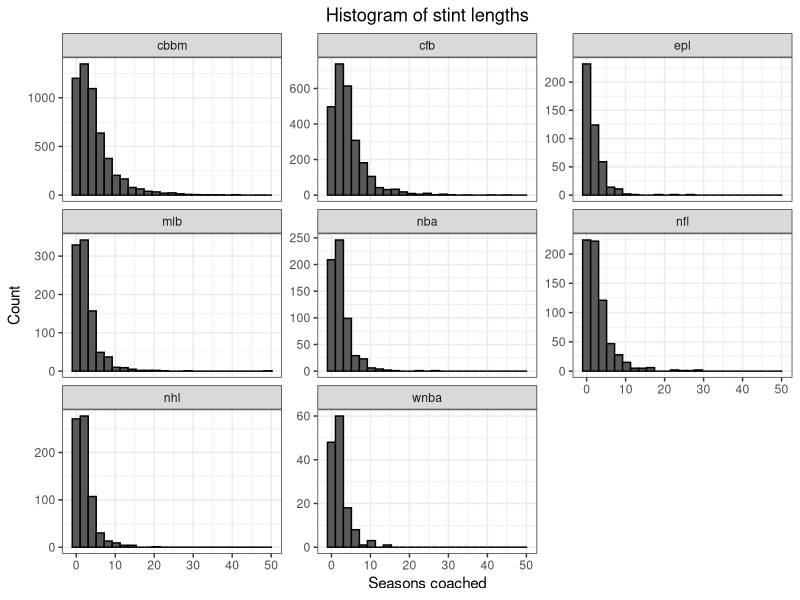
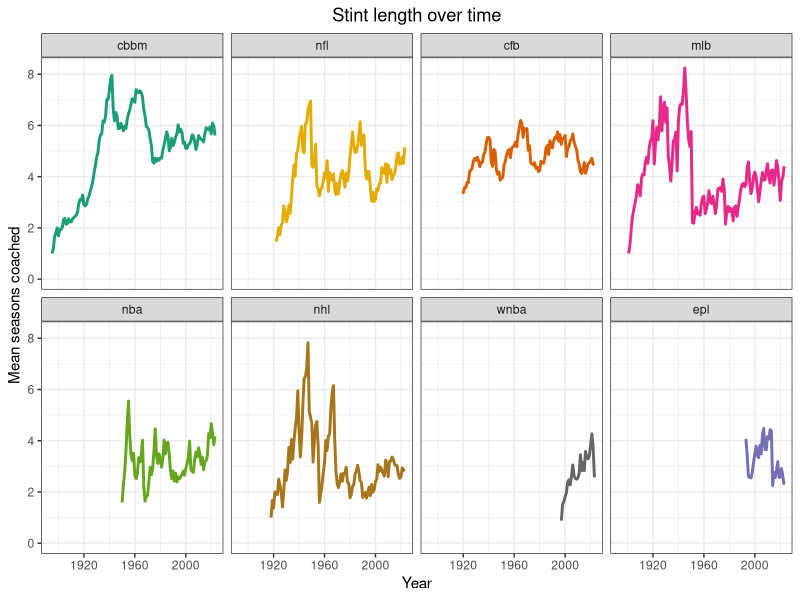
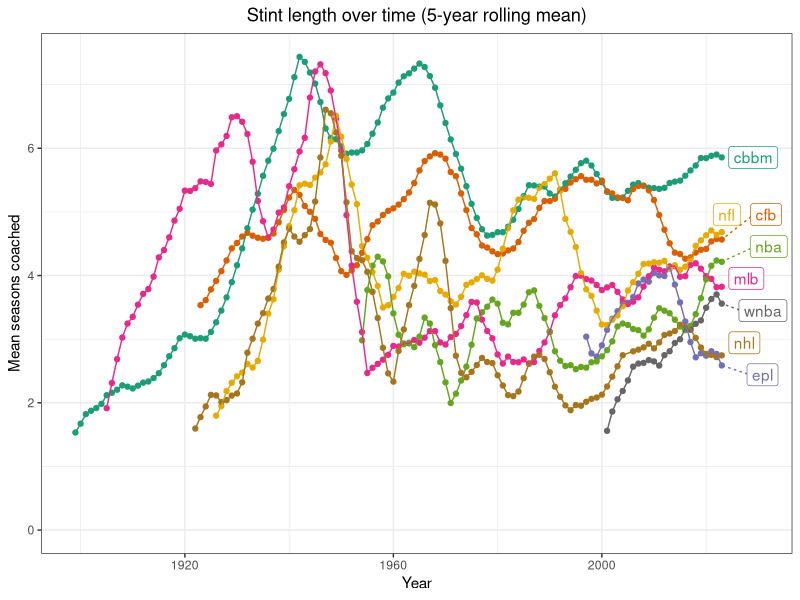
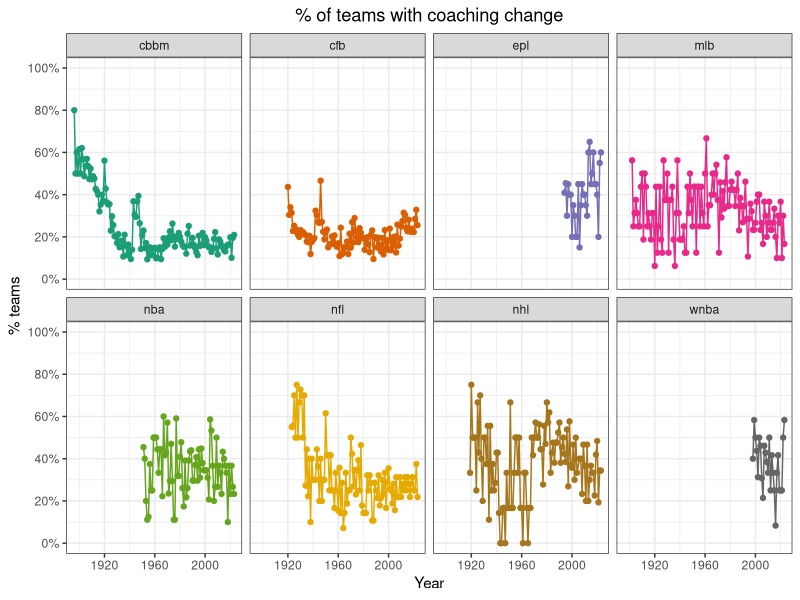
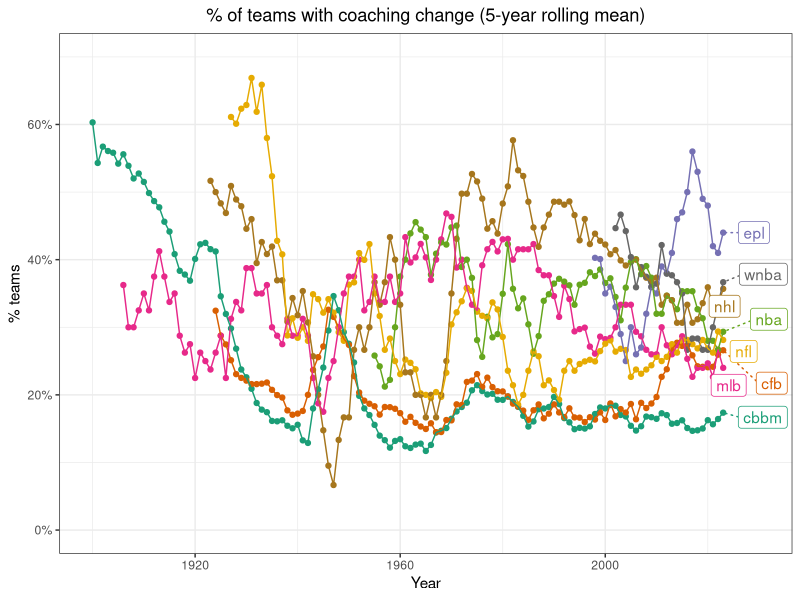
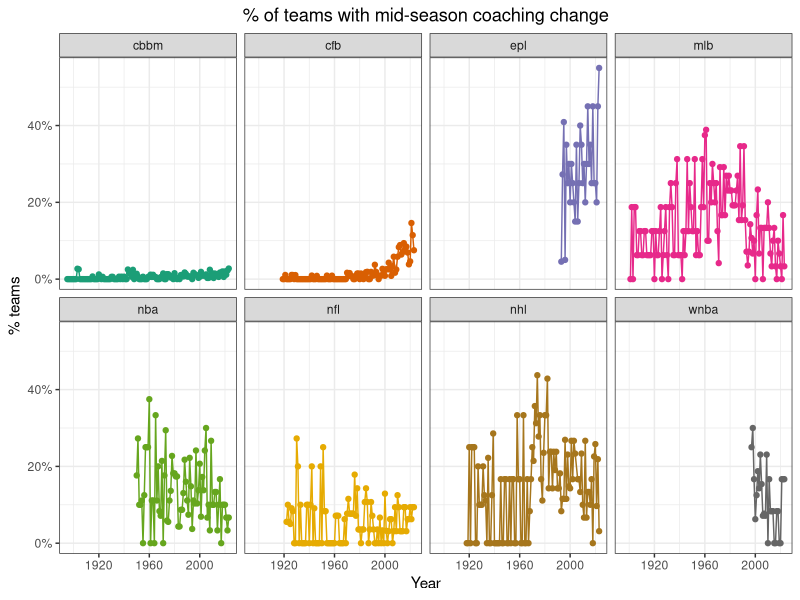
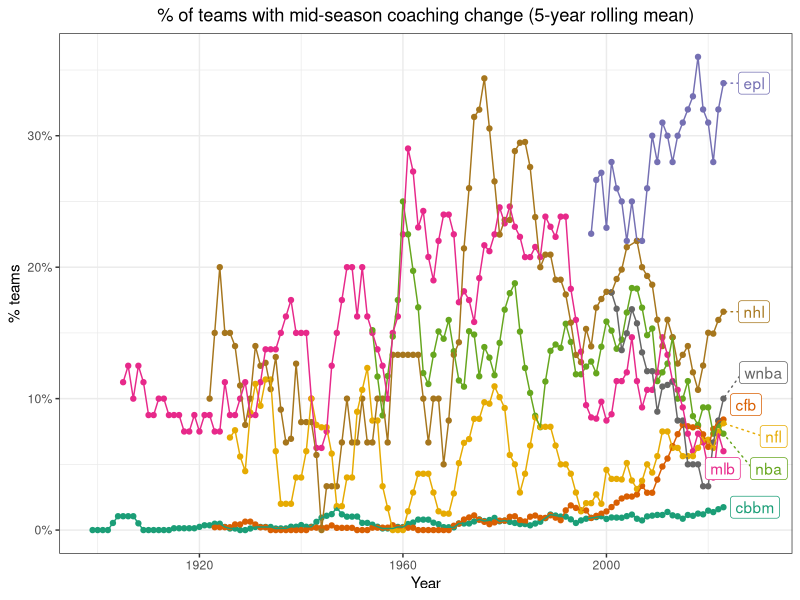

These figures' R source, in order:
## ---- chunk 1

library(tidyverse)
library(ggrepel)
library(knitr)
library(kableExtra)

opts_chunk$set(echo = FALSE, warning = FALSE, message = FALSE)

### import files
season_sum_alt <- read.csv("data (public)//coaching carousel//season_sum_alt.csv", na = "")
coach_last <- read.csv("data (public)//coaching carousel//coach_last.csv", na = "")
season_any_change <- read.csv("data (public)//coaching carousel//season_any_change.csv", na = "")
season_change <- read.csv("data (public)//coaching carousel//season_change.csv", na = "")

### color scheme for leagues
colPal <- RColorBrewer::brewer.pal(length(unique(season_sum_alt$sport)), name = "Dark2")
names(colPal) <- unique(season_sum_alt$sport)

## ---- chunk 2
### league summary
# don't use underscores in R chunk label or else #tab label appears
sum_ovr <- coach_last %>%
  filter(!is.na(cum_season)) %>% 
  group_by(sport) %>% 
  summarise(
    start = min(min_yr),
    end = max(min_yr),
    n = n(),
    mean = mean(cum_season),
    median = median(cum_season),
    sd = sd(cum_season)
  ) %>% 
  arrange(desc(mean))

sum_ovr %>% 
  select(League = sport, Start = start, End = end,
         `# of Coach Stints` = n, Mean = mean, Median = median, SD = sd) %>% 
  kbl(digits = 1,
        caption = "<center>Overall summary of stint lengths for each league</center>") %>% 
  kable_styling(full_width = FALSE, bootstrap_options = c("striped", "hover"))

## ---- chunk 3
# histogram of stint lengths by league
coach_last %>% 
  ggplot(aes(cum_season)) +
  geom_histogram(col = "black", bins = 25) +
  facet_wrap(~ sport, scales = "free_y") +
  labs(x = "Seasons coached", y = "Count", title = "Histogram of stint lengths") +
  theme_bw() +
  theme(plot.title = element_text(hjust = 0.5))
## ---- chunk 4

# facet - individual seasons
season_sum_alt %>% 
  pivot_longer(
    cols = c(mean_season, med_season),
    names_to = "stat",
    values_to = "seasons"
  ) %>% 
  filter(stat == "mean_season") %>% 
  mutate(
    sport = fct_reorder(sport, seasons, tail, n = 1, .desc = TRUE)
  ) %>% 
  ggplot(aes(x = year, y = seasons, col = sport)) +
  geom_line(size = 1) +
  facet_wrap(~ sport, nrow = 2) +
  scale_y_continuous(limits = c(0, NA)) +
  scale_color_manual(values = colPal, guide = "none") +
  labs(x = "Year", y = "Mean seasons coached", color = "Sport", title = "Stint length over time") +
  theme_bw() +
  theme(plot.title = element_text(hjust = 0.5))

## ---- chunk 5

# rolling average
season_sum_alt %>% 
  pivot_longer(
    cols = c(mean_season, med_season),
    names_to = "stat",
    values_to = "seasons"
  ) %>% 
  filter(stat == "mean_season") %>% 
  group_by(sport) %>% 
  mutate(ma5 = zoo::rollapply(seasons, 5, mean, fill = NA, align = "right")) %>%
  filter(!is.na(ma5)) %>% 
  mutate(lab = if_else(year == max(year), sport, NA_character_)) %>% 
  ggplot(aes(x = year, y = ma5, col = fct_reorder2(sport, year, ma5))) +
  geom_point() +
  geom_line() +
  geom_label_repel(aes(label = lab),
                            nudge_x = 6, segment.linetype = 3, segment.size = 0.5) +
  scale_x_continuous(limits = c(NA, 2030)) +
  scale_y_continuous(limits = c(0, NA)) +
  scale_color_manual(values = colPal, guide = "none") +
  labs(x = "Year", y = "Mean seasons coached", color = "Sport",
       title = "Stint length over time (5-year rolling mean)") +
  theme_bw() +
  theme(plot.title = element_text(hjust = 0.5))

## ---- chunk 6

### longest stints overall
exp_high_ovr <- season_sum_alt %>% 
  filter(!is.na(mean_season)) %>% 
  slice_max(mean_season, n = 10)

exp_high_ovr %>% 
  select(League = sport, Season = year, Teams = teams, `Teams with data` = non_na,
         Mean = mean_season, Median = med_season, SD = sd_season) %>% 
  kbl(digits = 1,
      caption = "<center>Seasons with the largest average stint lengths</center>") %>% 
  kable_styling(full_width = FALSE, bootstrap_options = c("striped", "hover"))

## ---- chunk 7

### longest stints overall since 1980
exp_hig_ovr_1980 <- season_sum_alt %>% 
  filter(
    !is.na(mean_season),
    year >= 1980
  ) %>% 
  slice_max(mean_season, n = 10)

exp_hig_ovr_1980 %>% 
  select(League = sport, Season = year, Teams = teams, `Teams with data` = non_na,
         Mean = mean_season, Median = med_season, SD = sd_season) %>% 
  kbl(digits = 1,
      caption = "<center>Seasons since 1980 with the largest average stint lengths</center>") %>% 
  kable_styling(full_width = FALSE, bootstrap_options = c("striped", "hover"))

## ---- chunk 8

# facet - individual season
season_any_change %>% 
  group_by(sport) %>%
  filter(year != min(year)) %>% 
  ungroup() %>% 
  ggplot(aes(x = year, y = per_change, col = sport)) +
  geom_point() +
  geom_line() +
  facet_wrap(~ sport, nrow = 2) +
  scale_y_continuous(limits = c(0, 1), breaks = seq(0, 1, by = 0.2),
                     labels = scales::percent_format()) +
  scale_color_manual(values = colPal, guide = "none") +
  labs(x = "Year", y = "% teams", color = "Sport", title = "% of teams with coaching change") +
  theme_bw() +
  theme(plot.title = element_text(hjust = 0.5))

## ---- chunk 9

# moving average
season_any_change %>% 
  group_by(sport) %>% 
  filter(year != min(year)) %>%  
  mutate(ma5 = zoo::rollapply(per_change, 5, mean, fill = NA, align = "right")) %>% 
  ungroup() %>% 
  filter(!is.na(ma5)) %>%
  mutate(lab = if_else(year == max(year), sport, NA_character_)) %>% 
  ggplot(aes(x = year, y = ma5, col = fct_reorder2(sport, year, ma5))) +
  geom_point() +
  geom_line() +
  geom_label_repel(
    aes(label = lab),
    nudge_x = 6, segment.linetype = 3, segment.size = 0.5
  ) +
  scale_x_continuous(limits = c(NA, 2030)) +
  scale_y_continuous(limits = c(0, 0.7), breaks = seq(0, 1, by = 0.2),
                     labels = scales::percent_format()) +
  scale_color_manual(values = colPal, guide = "none") +
  labs(x = "Year", y = "% teams", color = "Sport",
       title = "% of teams with coaching change (5-year rolling mean)") +
  theme_bw() +
  theme(plot.title = element_text(hjust = 0.5))

## ---- chunk 10

### any change since 1980
any_chg_high_ovr_1980 <- season_any_change %>% 
  group_by(sport) %>% 
  filter(year != min(year)) %>% 
  ungroup() %>% 
  filter(year >= 1980) %>% 
  slice_max(per_change, n = 10)

any_chg_high_ovr_1980 %>% 
  mutate(per_change = scales::percent(per_change, 1)) %>% 
  select(League = sport, Season = year, Teams = n, `Teams with coaching change` = n_change,
         `Percent of teams with change` = per_change) %>% 
  kbl(digits = 1,
      align = "lrrrr",
      caption = "<center>Seasons since 1980 with the most coaching changes</center>") %>% 
  kable_styling(full_width = FALSE, bootstrap_options = c("striped", "hover"))

## ---- chunk 11

# facet - individual season
season_change %>% 
  ggplot(aes(x = year, y = per_change, col = sport)) +
  geom_point() +
  geom_line() +
  facet_wrap(~ sport, nrow = 2) +
  scale_y_continuous(labels = scales::percent_format()) +
  scale_color_manual(values = colPal, guide = "none") +
  labs(x = "Year", y = "% teams", color = "Sport",
       title = "% of teams with mid-season coaching change") +
  theme_bw() +
  theme(plot.title = element_text(hjust = 0.5))

## ---- chunk 12

# moving average
season_change %>% 
  group_by(sport) %>% 
  mutate(ma5 = zoo::rollapply(per_change, 5, mean, fill = NA, align = "right")) %>% 
  ungroup() %>% 
  filter(!is.na(ma5)) %>%
  mutate(lab = if_else(year == max(year), sport, NA_character_)) %>% 
  ggplot(aes(x = year, y = ma5, col = fct_reorder2(sport, year, ma5))) +
  geom_point() +
  geom_line() +
  geom_label_repel(
    aes(label = lab),
    nudge_x = 6, segment.linetype = 3, segment.size = 0.5
  ) +
  scale_x_continuous(limits = c(NA, 2030)) +
  scale_y_continuous(labels = scales::percent_format()) +
  scale_color_manual(values = colPal, guide = "none") +
  labs(x = "Year", y = "% teams", color = "Sport",
       title = "% of teams with mid-season coaching change (5-year rolling mean)") +
  theme_bw() +
  theme(plot.title = element_text(hjust = 0.5))

## ---- chunk 13

### any change since 1980
chg_high_ovr <- season_change %>% 
  group_by(sport) %>% 
  filter(year != min(year)) %>% 
  ungroup() %>% 
  slice_max(per_change, n = 10)

chg_high_ovr %>% 
  mutate(per_change = scales::percent(per_change, 1)) %>% 
  select(League = sport, Season = year, Teams = teams, `Teams with coaching change` = n_team_change,
         `Percent of teams with change` = per_change) %>% 
  kbl(digits = 1,
      align = "lrrrr",
      caption = "<center>Seasons with the most in-season coaching changes</center>") %>% 
  kable_styling(full_width = FALSE, bootstrap_options = c("striped", "hover"))

## ---- chunk 14

### longest tenures overall
long_ten_ovr_tab <- coach_last %>% 
  slice_max(cum_season, n = 10) %>% 
  mutate(
    coach_tag = paste0(
      sapply(strsplit(coach_tag, ", "), "[", 2),
      " ", 
      sapply(strsplit(coach_tag, ", "), "[", 1)
    ),
    coach_tag = trimws(gsub("NA", "", coach_tag)),
    coach_lab = ifelse(coach_tag == "", sapply(strsplit(coach, " \\("), "[", 1), coach_tag)
  ) %>% 
  select(Sport = sport, Team = team, Start = min_yr, End = max_yr, Coach = coach_lab, Seasons = cum_season)

long_ten_ovr_tab %>% 
  mutate(Team = ifelse(Coach == "Connie Mack", "Philadelphia Athletics", Team)) %>% 
  kbl(digits = 1,
      caption = "<center>Coaches with the longest tenures</center>") %>% 
  kable_styling(full_width = FALSE, bootstrap_options = c("striped", "hover"))

## ---- chunk 15

### longest tenures by sport
long_ten_tab <- coach_last %>% 
  filter(!is.na(cum_season)) %>% 
  mutate(rk = rank(-cum_season, ties.method = "min")) %>% 
  group_by(sport) %>% 
  slice_max(cum_season, n = 1) %>% 
  ungroup() %>% 
  mutate(
    coach_tag = paste0(
      sapply(strsplit(coach_tag, ", "), "[", 2),
      " ", 
      sapply(strsplit(coach_tag, ", "), "[", 1)
    ),
    coach_tag = trimws(gsub("NA", "", coach_tag)),
    coach_lab = ifelse(coach_tag == "", sapply(strsplit(coach, " \\("), "[", 1), coach_tag)
  ) %>% 
  select(Rank = rk, Sport = sport, Team = team, Start = min_yr, End = max_yr, Coach= coach_lab, Seasons = cum_season) %>% 
  arrange(Rank)

long_ten_tab %>% 
  mutate(Team = ifelse(Coach == "Connie Mack", "Philadelphia Athletics", Team)) %>% 
  kbl(digits = 1,
      caption = "<center>Each league's longest tenured coach/manager</center>") %>% 
  kable_styling(full_width = FALSE, bootstrap_options = c("striped", "hover"))
